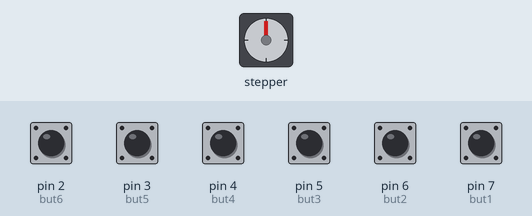
Bench run of a sketch on a simulated Arduino Uno, built with avr-gcc and run on an emulated ATmega328P. Shown: stepper motor. Inputs (shaded band) come from the test bench; at power-on: pin 2 (but6), pin 3 (but5), pin 4 (but4), pin 5 (but3), pin 6 (but2), pin 7 (but1) LOW. Stepper angles assume 200 steps per turn; what the sketch prints to the serial monitor is not drawn.

Above: at 1.2 s.
1.3 s: pin 7 (but1) pulled HIGH for 0.15 s
At 3.5 s:
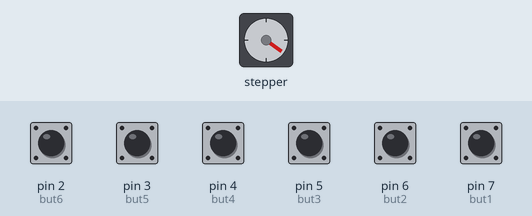
4.3 s: pin 6 (but2) pulled HIGH for 0.15 s
At 5.9 s:
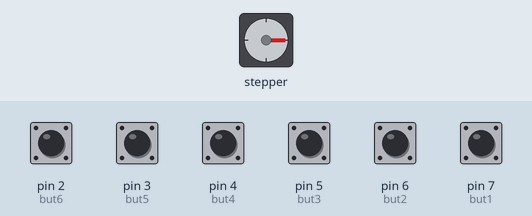
7.3 s: pin 4 (but4) pulled HIGH for 0.15 s
At 9.4 s:
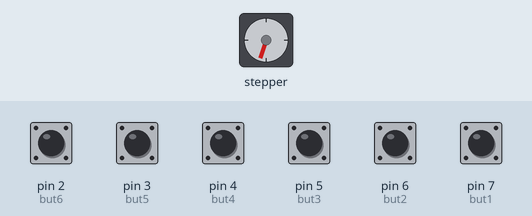
10.3 s: pin 5 (but3) pulled HIGH for 0.15 s
At 10.86 s:
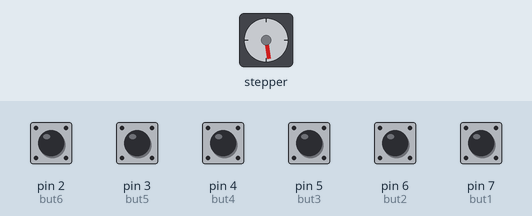
13.3 s: pin 4 (but4) pulled HIGH for 1 s
At 13.86 s:
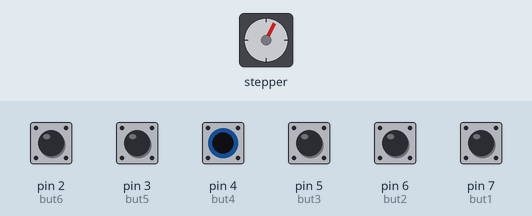
16.3 s: pin 7 (but1) pulled HIGH for 1 s
At 17.8 s:
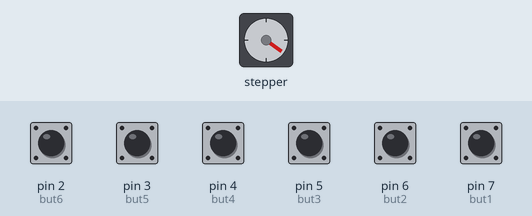
Timing chart, 0 to 19.3 s (numbered marks = the images above; inputs shaded):
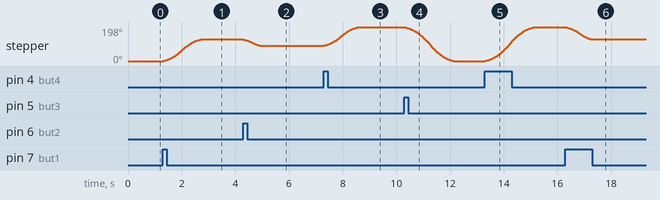

The sketch:

Final_Project.ino
```cpp
//stepper stuff
#include<AccelStepper.h>;

//Stepper myStepper= Stepper(2048,8,10,9,11);
AccelStepper myStepper(1, 9, 8);


//button stuff
int but1=7;
int but2=6;
int but3=5;
int but4=4;
int but5=3;
int but6=2;
boolean butPush1=digitalRead(but1);
boolean butPush2=digitalRead(but2);
boolean butPush3=digitalRead(but3);
boolean butPush4=digitalRead(but4);
boolean butPush5=digitalRead(but5);
boolean butPush6=digitalRead(but6);
int button1=0;
int button2=0;
int button3=0;
int button4=0;
int button5=0;
int button6=0;


// this is how many steps the stepper will take to get to each section
int sweaterAngle=50 ;
int jacketAngle=70;
int jeansAngle=00;
int dressesAngle=110 ;
int homeAngle=0;


void setup() {
  // put your setup code here, to run once:


myStepper.setMaxSpeed(1000);

myStepper.setAcceleration(100);

 //this should all be good
Serial.begin(9600);
pinMode(but1,INPUT);
pinMode(but2,INPUT);
pinMode(but3,INPUT);
pinMode(but4,INPUT);
pinMode(but5,INPUT);
pinMode(but6,INPUT);


}

void loop() {
  // put your main code here, to run repeatedly:
//hello world because it stopped working for some reason


//actions that the spinny thing will do

sweaters1();
sweaters2();
shirts();
dresses();
survey();


}
//make it to where you don't have to hold buttons down
void sweaters1(){


boolean butPush1=digitalRead(but1);


Serial.println(butPush1);


if (butPush1==HIGH){

  myStepper.moveTo(jacketAngle);
myStepper.runToPosition();


   }


}


void sweaters2(){


boolean butPush2=digitalRead(but2);

if (butPush2==HIGH){


  myStepper.moveTo(sweaterAngle);
myStepper.runToPosition();

   }

}

void shirts(){

boolean butPush3=digitalRead(but3);


if(butPush3==HIGH){
     myStepper.moveTo(jeansAngle);
myStepper.runToPosition();
}

}
void dresses(){

boolean butPush4=digitalRead(but4);

if(butPush4==HIGH){

     myStepper.moveTo(dressesAngle);
myStepper.runToPosition();}

}


void survey(){
boolean butPush5=digitalRead(but5);
if(but5==HIGH){
  myStepper.moveTo(1000);
myStepper.runToPosition();

delay(1000);}


}
```

Measured:
- after the input at 1.3 s, stepper: turns 126° clockwise in 1.4 s, starting at once
- after the input at 4.3 s, stepper: turns 36° counter-clockwise in 0.63 s, starting at once
- after the input at 7.3 s, stepper: turns 108° clockwise in 1.3 s, starting at once
- after the input at 10.3 s, stepper: turns 198° counter-clockwise in 1.8 s, starting at once
- after the input at 13.3 s, stepper: turns 198° clockwise in 1.8 s, starting at once
- after the input at 16.3 s, stepper: turns 72° counter-clockwise in 1.0 s, starting at once
